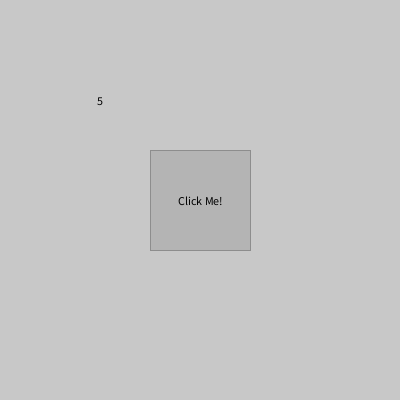
Frame 1 (no input)
Frame 60 (the mouse pressed at the canvas centre just before this capture): identical to frame 1, image omitted
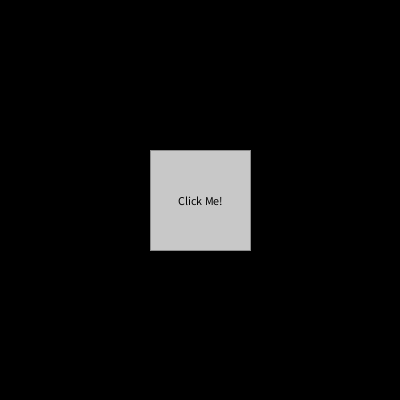
Frame 120 (the mouse held since frame 60 and released just before this capture)

The Processing sketch that drew these frames (run headless with seeded random() and noise(); from frame 60 on, the mouse is pressed at the canvas centre):

// Processing sketch: button_class
// ── button_class.pde



color bg;
button b;
void setup(){
  size(400, 400);
  b = new button("Click Me!", 200, 200, 100, 100);
  
}

int n = 5;
void draw(){
  background(200);
  if( b.clicked()){
    n = n + 1;
    bg = color(random(255),random(255),random(255));
  }
  if(b.pressed()){
    background(bg);
  }
  cursor(ARROW);
  b.Draw();
  text(n, 100, 100);
}

class button {
    String label;
    float x;        // center x position
    float y;        // center y position
    float w;        // width of button
    float h;        // height of button
    boolean laststep = false;
    boolean buffer = true;
    boolean mousewasntpressed = false;
    button(String labelB, float xpos, float ypos, float widthB, float heightB) {
        label = labelB;
        x = xpos;
        y = ypos;
        w = widthB;
        h = heightB;
    }
    void Draw() {
        
        rectMode(CENTER);
        if(pressed()){
            fill(200);
            cursor(HAND);
        }
        else if(MouseIsOver()){
            fill(210);
            cursor(HAND);
        }
        else{
            fill(180);
        }
        stroke(141);
        rect(x, y, w, h);
        textAlign(CENTER, CENTER);
        fill(0);
        text(label, x, y);
        
    }
    boolean MouseIsOver() {
        if (mouseX + w/2 > x && x > mouseX - w/2 && mouseY + h/2 > y && mouseY - h/2 < y) {
            return true;
        }
        return false;
    }
    boolean pressed() {
        
        if(MouseIsOver() && mousePressed && mousewasntpressed){
            
            return true;
        }
        mousewasntpressed = !mousePressed;
        return false;
        
    }
    boolean clicked(){
        if(!pressed() && laststep){
            laststep = false;
            return true;
        }
        else{
            laststep = pressed();
            return false;
        }
        
    }
 }
